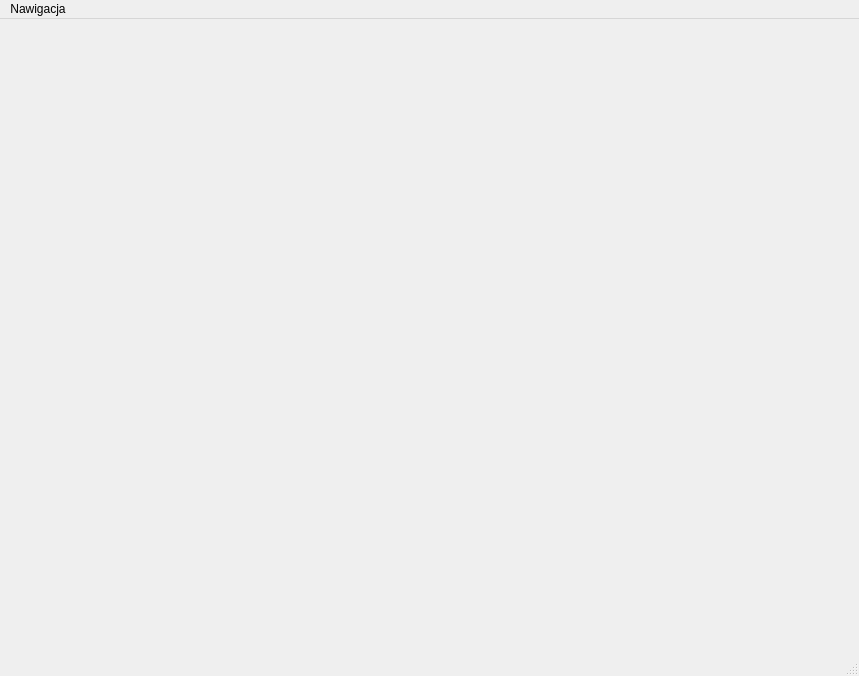
<?xml version="1.0" encoding="UTF-8"?>
<ui version="4.0">
 <class>MainWindowBase</class>
 <widget class="QMainWindow" name="MainWindowBase">
  <property name="geometry">
   <rect>
    <x>0</x>
    <y>0</y>
    <width>859</width>
    <height>676</height>
   </rect>
  </property>
  <property name="windowTitle">
   <string>Analizator widma</string>
  </property>
  <widget class="QWidget" name="centralwidget"/>
  <widget class="QMenuBar" name="menubar">
   <property name="geometry">
    <rect>
     <x>0</x>
     <y>0</y>
     <width>859</width>
     <height>25</height>
    </rect>
   </property>
   <widget class="QMenu" name="menu">
    <property name="title">
     <string>Nawigacja</string>
    </property>
    <addaction name="mode_choice_action"/>
    <addaction name="back_to_analyse_action"/>
   </widget>
   <addaction name="menu"/>
  </widget>
  <widget class="QStatusBar" name="statusbar"/>
  <action name="mode_choice_action">
   <property name="text">
    <string>Powrót do wyboru trybu</string>
   </property>
  </action>
  <action name="complex_analize_action">
   <property name="text">
    <string>Dokładna analiza</string>
   </property>
  </action>
  <action name="back_to_analyse_action">
   <property name="text">
    <string>Powrót do analizy</string>
   </property>
  </action>
 </widget>
 <resources/>
 <connections/>
</ui>
